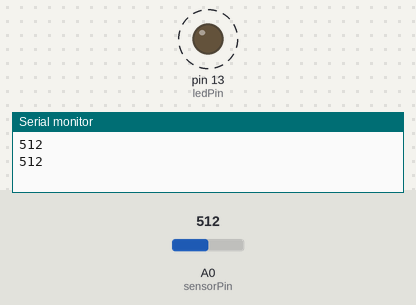
Bench run of a sketch on a simulated Arduino Uno, built with avr-gcc and run on an emulated ATmega328P. Shown: output pins drawn as LEDs (lit = HIGH), the last lines printed to the serial monitor. Dashed ring = blinking. The test bench sets the inputs (shaded band); at power-on: A0 (sensorPin) = 512.

Above: at 1.8 s.
1.9 s: A0 (sensorPin) set to 306
At 2.2 s:
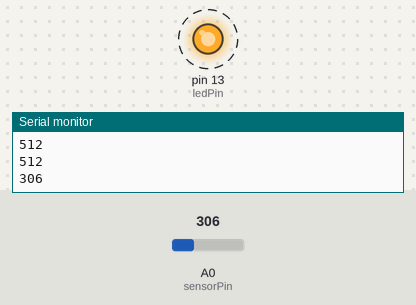
5.4 s: A0 (sensorPin) set to 122
At 5.56 s:
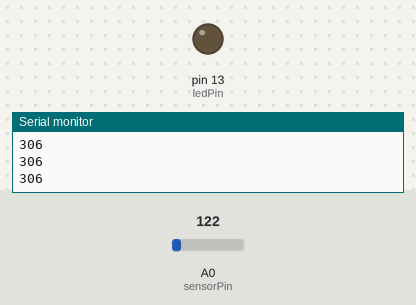
Timing chart, 0 to 14.9 s (numbered marks = the images above; inputs shaded):
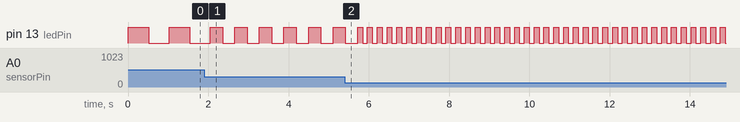

Measured:
- after the input at 1.9 s, pin 13 (ledPin): alternates HIGH for 0.31 s and LOW for 0.31 s, starting after 0.46 s
- by itself, pin 13 (ledPin): alternates HIGH for 0.51 s and LOW for 0.51 s

The sketch:

LedPoti.ino
```cpp
//LED mit Poti steuern
const int sensorPin = A0;
int ledPin = 13;
int sensorVal = 0;

void setup() {
  pinMode(ledPin, OUTPUT);
  Serial.begin(9600);
}

void loop() {
  sensorVal = analogRead(sensorPin);
  if(sensorVal < 5){
    digitalWrite(ledPin,LOW);
  } else {
  Serial.println(sensorVal);
  digitalWrite(ledPin, HIGH);
  delay(sensorVal);
  digitalWrite(ledPin, LOW);
  delay(sensorVal);
  }
}
```
